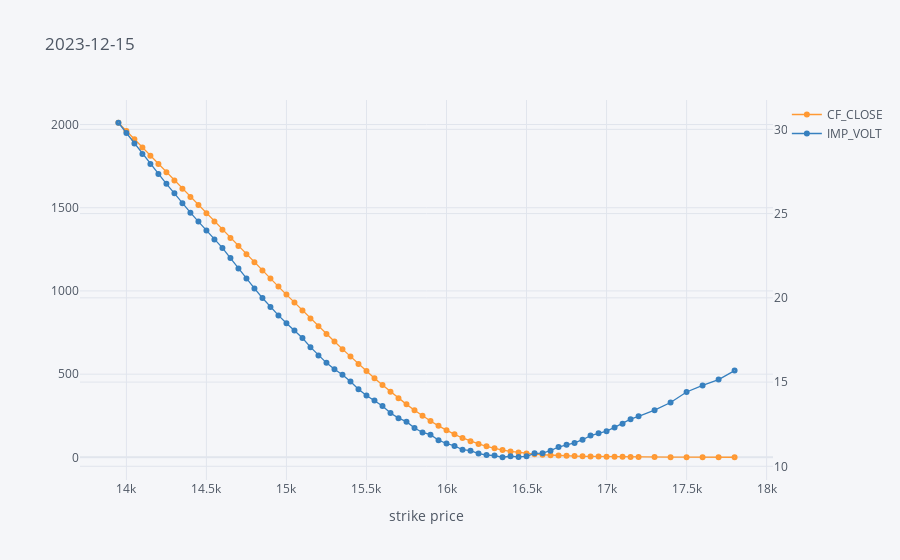
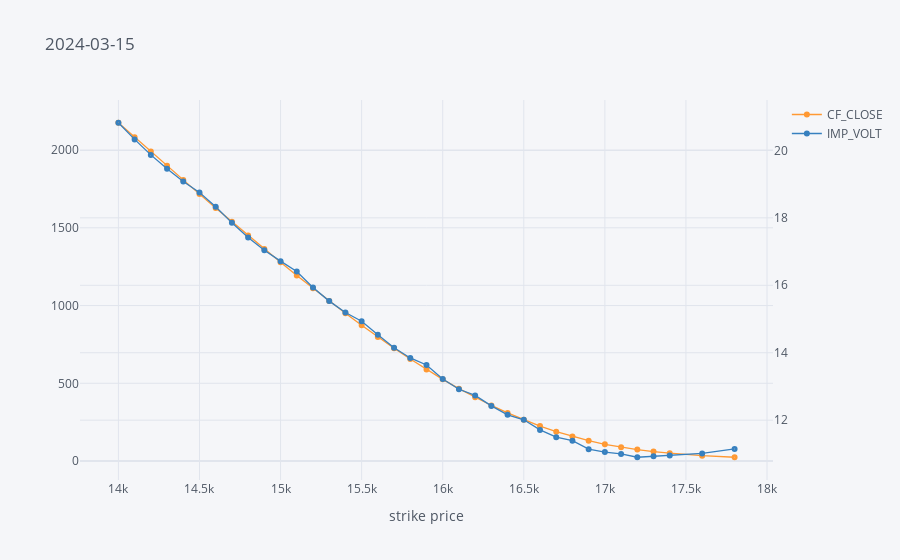
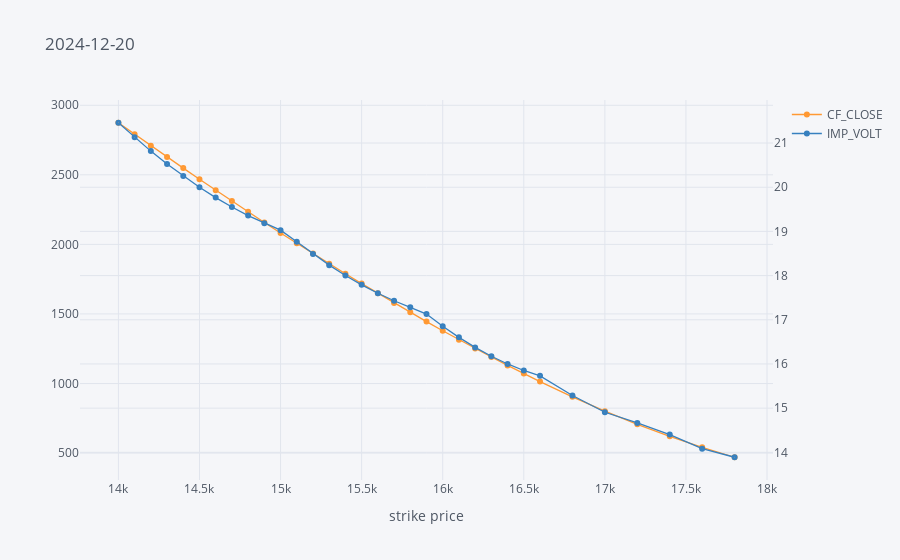

Notebook code for these charts, in order:
### Markdown cell above
Second, for the **calls**.

### Code cell
for expiry in exp_dates:
    to_plot = calls[calls['EXPIR_DATE'] == expiry]
    to_plot.set_index('STRIKE_PRC')[['CF_CLOSE', 'IMP_VOLT']].iplot(title=expiry,
                                                                   secondary_y='IMP_VOLT',
                                                                   mode='lines+markers',
                                                                   symbol='circle-dot', size=6,
                                                                   xTitle='strike price')

### Figure 1 — Plotly figure (JSON) as saved in the notebook; plotly's stock layout.template omitted (floating-point values rounded to 4 significant figures)
{"data": [{"line": {"color": "rgba(255, 153, 51, 1.0)", "dash": "solid", "shape": "linear", "width": 1.3}, "marker": {"size": 6, "symbol": "circle-dot"}, "mode": "lines+markers", "name": "CF_CLOSE", "text": "", "type": "scatter", "x": [13950, 14000, 14050, 14100, 14150, 14200, 14250, 14300, 14350, 14400, 14450, 14500, 14550, 14600, 14650, 14700, 14750, 14800, 14850, 14900, 14950, 15000, 15050, 15100, 15150, 15200, 15250, 15300, 15350, 15400, 15450, 15500, 15550, 15600, 15650, 15700, 15750, 15800, 15850, 15900, 15950, 16000, 16050, 16100, 16150, 16200, 16250, 16300, 16350, 16400, 16450, 16500, 16550, 16600, 16650, 16700, 16750, 16800, 16850, 16900, 16950, 17000, 17050, 17100, 17150, 17200, 17300, 17400, 17500, 17600, 17700, 17800], "y": [2011.0, 1961.0, 1912.0, 1862, 1812.0, 1763, 1714.0, 1664.0, 1615.0, 1565.0, 1516.0, 1467.0, 1417.0, 1368.0, 1319.0, 1270.0, 1221.0, 1172, 1123.0, 1075.0, 1026.0, 978, 930, 882.3, 835, 788.1, 741.7, 695.8, 650.4, 605.7, 561.6, 518.4, 476, 434.7, 394.5, 355.8, 318.5, 283.1, 249.7, 218.5, 189.4, 162.5, 138.2, 116.5, 97.4, 80.7, 66.3, 54.1, 43.9, 35.5, 28.8, 23.3, 19.1, 15.7, 13.1, 10.9, 9.2, 7.7, 6.5, 5.5, 4.7, 4, 3.5, 3, 2.6, 2.3, 1.8, 1.4, 1.2, 1, 0.8, 0.7]}, {"line": {"color": "rgba(55, 128, 191, 1.0)", "dash": "solid", "shape": "linear", "width": 1.3}, "marker": {"size": 6, "symbol": "circle-dot"}, "mode": "lines+markers", "name": "IMP_VOLT", "text": "", "type": "scatter", "x": [13950, 14000, 14050, 14100, 14150, 14200, 14250, 14300, 14350, 14400, 14450, 14500, 14550, 14600, 14650, 14700, 14750, 14800, 14850, 14900, 14950, 15000, 15050, 15100, 15150, 15200, 15250, 15300, 15350, 15400, 15450, 15500, 15550, 15600, 15650, 15700, 15750, 15800, 15850, 15900, 15950, 16000, 16050, 16100, 16150, 16200, 16250, 16300, 16350, 16400, 16450, 16500, 16550, 16600, 16650, 16700, 16750, 16800, 16850, 16900, 16950, 17000, 17050, 17100, 17150, 17200, 17300, 17400, 17500, 17600, 17700, 17800], "xaxis": "x", "y": [30.39, 29.79, 29.17, 28.54, 27.95, 27.36, 26.77, 26.2, 25.62, 25.06, 24.52, 23.99, 23.47, 22.96, 22.36, 21.73, 21.15, 20.56, 19.99, 19.46, 18.96, 18.49, 18.06, 17.61, 17.07, 16.58, 16.14, 15.76, 15.44, 15.03, 14.58, 14.21, 13.91, 13.58, 13.17, 12.86, 12.65, 12.27, 12.01, 11.88, 11.55, 11.35, 11.21, 10.98, 10.93, 10.75, 10.67, 10.64, 10.54, 10.6, 10.56, 10.59, 10.77, 10.78, 10.93, 11.14, 11.27, 11.39, 11.58, 11.82, 11.96, 12.09, 12.31, 12.53, 12.8, 12.97, 13.33, 13.78, 14.41, 14.8, 15.15, 15.68], "yaxis": "y2"}], "layout": {"legend": {"bgcolor": "#F5F6F9", "font": {"color": "#4D5663"}}, "paper_bgcolor": "#F5F6F9", "plot_bgcolor": "#F5F6F9", "title": {"font": {"color": "#4D5663"}, "text": "2023-12-15"}, "xaxis": {"gridcolor": "#E1E5ED", "showgrid": true, "tickfont": {"color": "#4D5663"}, "title": {"font": {"color": "#4D5663"}, "text": "strike price"}, "zerolinecolor": "#E1E5ED"}, "yaxis": {"gridcolor": "#E1E5ED", "showgrid": true, "tickfont": {"color": "#4D5663"}, "title": {"font": {"color": "#4D5663"}, "text": ""}, "zerolinecolor": "#E1E5ED"}, "yaxis2": {"anchor": "x", "gridcolor": "#E1E5ED", "overlaying": "y", "showgrid": true, "side": "right", "tickfont": {"color": "#4D5663"}, "title": {"text": ""}, "zerolinecolor": "#E1E5ED"}}}

### Figure 2 — Plotly figure (JSON) as saved in the notebook; plotly's stock layout.template omitted (floating-point values rounded to 4 significant figures)
{"data": [{"line": {"color": "rgba(255, 153, 51, 1.0)", "dash": "solid", "shape": "linear", "width": 1.3}, "marker": {"size": 6, "symbol": "circle-dot"}, "mode": "lines+markers", "name": "CF_CLOSE", "text": "", "type": "scatter", "x": [14000, 14100, 14200, 14300, 14400, 14500, 14600, 14700, 14800, 14900, 15000, 15100, 15200, 15300, 15400, 15500, 15600, 15700, 15800, 15900, 16000, 16100, 16200, 16300, 16400, 16500, 16600, 16700, 16800, 16900, 17000, 17100, 17200, 17300, 17400, 17600, 17800], "y": [2176.0, 2083.0, 1990.0, 1898.0, 1807.0, 1717.0, 1627, 1538.0, 1450.0, 1364.0, 1278.0, 1194, 1111.0, 1030.0, 950.8, 873.6, 798.5, 726, 656.1, 589.2, 525.5, 465.5, 409.5, 357.5, 309.5, 265.3, 225.1, 189.2, 157.6, 130.6, 107.8, 89, 73.5, 60.7, 50.3, 34.8, 24.4]}, {"line": {"color": "rgba(55, 128, 191, 1.0)", "dash": "solid", "shape": "linear", "width": 1.3}, "marker": {"size": 6, "symbol": "circle-dot"}, "mode": "lines+markers", "name": "IMP_VOLT", "text": "", "type": "scatter", "x": [14000, 14100, 14200, 14300, 14400, 14500, 14600, 14700, 14800, 14900, 15000, 15100, 15200, 15300, 15400, 15500, 15600, 15700, 15800, 15900, 16000, 16100, 16200, 16300, 16400, 16500, 16600, 16700, 16800, 16900, 17000, 17100, 17200, 17300, 17400, 17600, 17800], "xaxis": "x", "y": [20.82, 20.33, 19.87, 19.45, 19.08, 18.75, 18.33, 17.85, 17.42, 17.04, 16.72, 16.41, 15.94, 15.53, 15.19, 14.94, 14.53, 14.15, 13.85, 13.64, 13.22, 12.92, 12.74, 12.42, 12.16, 12.01, 11.71, 11.5, 11.39, 11.14, 11.05, 11.0, 10.9, 10.93, 10.95, 11.01, 11.15], "yaxis": "y2"}], "layout": {"legend": {"bgcolor": "#F5F6F9", "font": {"color": "#4D5663"}}, "paper_bgcolor": "#F5F6F9", "plot_bgcolor": "#F5F6F9", "title": {"font": {"color": "#4D5663"}, "text": "2024-03-15"}, "xaxis": {"gridcolor": "#E1E5ED", "showgrid": true, "tickfont": {"color": "#4D5663"}, "title": {"font": {"color": "#4D5663"}, "text": "strike price"}, "zerolinecolor": "#E1E5ED"}, "yaxis": {"gridcolor": "#E1E5ED", "showgrid": true, "tickfont": {"color": "#4D5663"}, "title": {"font": {"color": "#4D5663"}, "text": ""}, "zerolinecolor": "#E1E5ED"}, "yaxis2": {"anchor": "x", "gridcolor": "#E1E5ED", "overlaying": "y", "showgrid": true, "side": "right", "tickfont": {"color": "#4D5663"}, "title": {"text": ""}, "zerolinecolor": "#E1E5ED"}}}

### Figure 3 — Plotly figure (JSON) as saved in the notebook; plotly's stock layout.template omitted (floating-point values rounded to 4 significant figures)
{"data": [{"line": {"color": "rgba(255, 153, 51, 1.0)", "dash": "solid", "shape": "linear", "width": 1.3}, "marker": {"size": 6, "symbol": "circle-dot"}, "mode": "lines+markers", "name": "CF_CLOSE", "text": "", "type": "scatter", "x": [14000, 14100, 14200, 14300, 14400, 14500, 14600, 14700, 14800, 14900, 15000, 15100, 15200, 15300, 15400, 15500, 15600, 15700, 15800, 15900, 16000, 16100, 16200, 16300, 16400, 16500, 16600, 16800, 17000, 17200, 17400, 17600, 17800], "y": [2874.0, 2792.0, 2710.0, 2628.0, 2548.0, 2468.0, 2389.0, 2311.0, 2234, 2158.0, 2082, 2007.0, 1934.0, 1861.0, 1789.0, 1718.0, 1648.0, 1580.0, 1512.0, 1445.0, 1380.0, 1315.0, 1252.0, 1190.0, 1130.0, 1071.0, 1014, 904.3, 801.6, 706.9, 620.6, 541.9, 470.1]}, {"line": {"color": "rgba(55, 128, 191, 1.0)", "dash": "solid", "shape": "linear", "width": 1.3}, "marker": {"size": 6, "symbol": "circle-dot"}, "mode": "lines+markers", "name": "IMP_VOLT", "text": "", "type": "scatter", "x": [14000, 14100, 14200, 14300, 14400, 14500, 14600, 14700, 14800, 14900, 15000, 15100, 15200, 15300, 15400, 15500, 15600, 15700, 15800, 15900, 16000, 16100, 16200, 16300, 16400, 16500, 16600, 16800, 17000, 17200, 17400, 17600, 17800], "xaxis": "x", "y": [21.46, 21.13, 20.82, 20.52, 20.25, 20, 19.76, 19.55, 19.36, 19.18, 19.03, 18.77, 18.49, 18.24, 18.0, 17.79, 17.6, 17.43, 17.28, 17.13, 16.85, 16.6, 16.38, 16.18, 16.0, 15.85, 15.73, 15.29, 14.91, 14.66, 14.4, 14.08, 13.89], "yaxis": "y2"}], "layout": {"legend": {"bgcolor": "#F5F6F9", "font": {"color": "#4D5663"}}, "paper_bgcolor": "#F5F6F9", "plot_bgcolor": "#F5F6F9", "title": {"font": {"color": "#4D5663"}, "text": "2024-12-20"}, "xaxis": {"gridcolor": "#E1E5ED", "showgrid": true, "tickfont": {"color": "#4D5663"}, "title": {"font": {"color": "#4D5663"}, "text": "strike price"}, "zerolinecolor": "#E1E5ED"}, "yaxis": {"gridcolor": "#E1E5ED", "showgrid": true, "tickfont": {"color": "#4D5663"}, "title": {"font": {"color": "#4D5663"}, "text": ""}, "zerolinecolor": "#E1E5ED"}, "yaxis2": {"anchor": "x", "gridcolor": "#E1E5ED", "overlaying": "y", "showgrid": true, "side": "right", "tickfont": {"color": "#4D5663"}, "title": {"text": ""}, "zerolinecolor": "#E1E5ED"}}}
